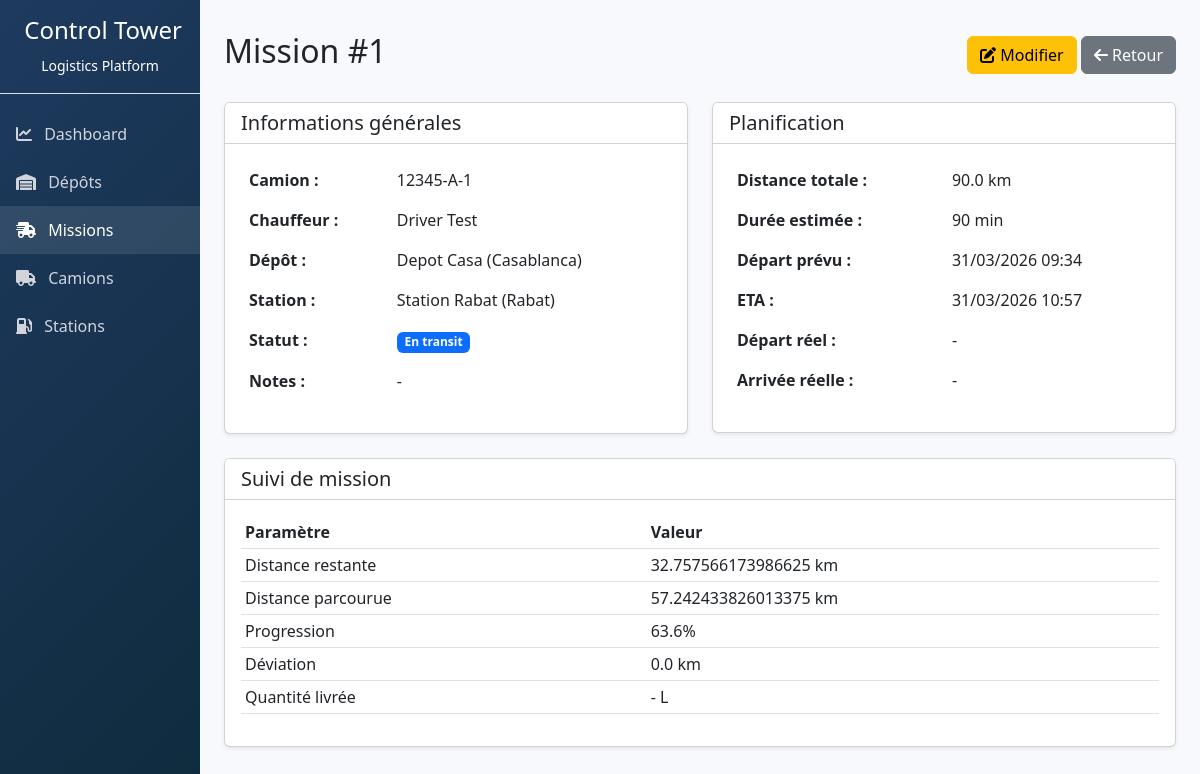
Before: /api/missions/1/ with the older database file.
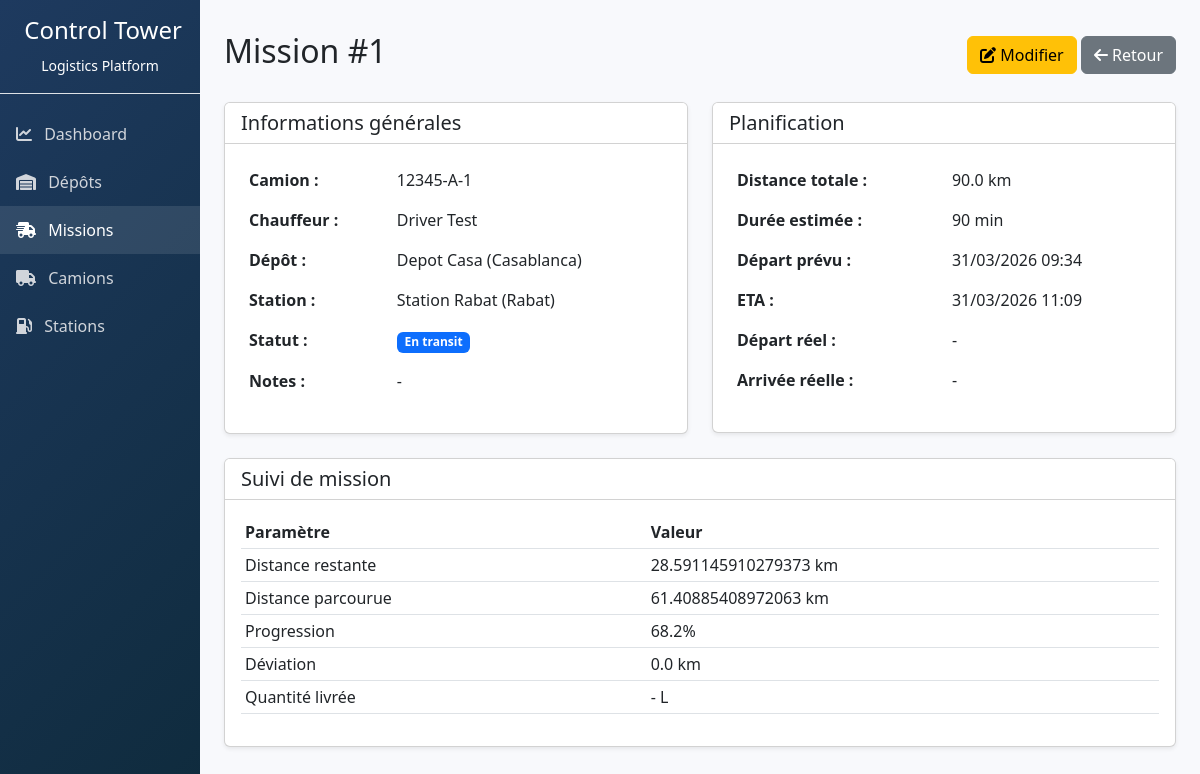
After: the same page with the newer database file.
### logistics/models.py (models this page shows, shortened)
class Mission(models.Model):
    truck = models.ForeignKey(Truck, on_delete=models.CASCADE, related_name='missions')
    depot = models.ForeignKey(Depot, on_delete=models.CASCADE)
    station = models.ForeignKey(Station, on_delete=models.CASCADE)
    route_polyline = models.TextField(blank=True, default='', help_text="Encoded polyline du trajet prévu")
    total_distance_km = models.FloatField(default=0, help_text="Distance totale en km")
    estimated_duration_minutes = models.IntegerField(default=0, help_text="Durée estimée en minutes")
    remaining_distance_km = models.FloatField(default=0)
    eta_minutes = models.IntegerField(null=True, blank=True)
    deviation_km = models.FloatField(default=0, help_text="Distance de déviation en km")
    traveled_distance_km = models.FloatField(default=0, help_text="Distance déjà parcourue")
    departure_time = models.DateTimeField(default=timezone.now)
    actual_departure_time = models.DateTimeField(null=True, blank=True)
    eta = models.DateTimeField(null=True, blank=True)
    actual_arrival_time = models.DateTimeField(null=True, blank=True)
    delivered_quantity = models.FloatField(null=True, blank=True)
    STATUS_CHOICES = [
        ('PLANNED', 'Planifiée'),
        ('LOADING', 'Chargement'),
        ('IN_TRANSIT', 'En transit'),
        ('ARRIVED', 'Arrivé'),
        ('UNLOADING', 'Déchargement'),
        ('COMPLETED', 'Terminé'),
        ('CANCELLED', 'Annulée'),
    ]
    status = models.CharField(max_length=20, choices=STATUS_CHOICES, default='PLANNED')
    notes = models.TextField(blank=True, default='')
    created_at = models.DateTimeField(auto_now_add=True)
    updated_at = models.DateTimeField(auto_now=True)
    def get_progress_percentage(self):
        if self.total_distance_km > 0:
            traveled = self.total_distance_km - self.remaining_distance_km
            progress = (traveled / self.total_distance_km) * 100
            return max(0, min(100, progress))
        return 0

class Truck(models.Model):
    matricule = models.CharField(max_length=50, unique=True)
    transporter = models.CharField(max_length=100)
    brand = models.CharField(max_length=50, blank=True, default='')
    model = models.CharField(max_length=50, blank=True, default='')
    year = models.IntegerField(null=True, blank=True)
    driver = models.ForeignKey(Driver, on_delete=models.CASCADE, related_name='trucks')
    capacity_total = models.FloatField(help_text="Capacité totale de chargement en litres")
    max_compartment_count = models.IntegerField(default=3, help_text="Nombre maximum de compartiments")
    fuel_tank_capacity = models.FloatField(help_text="Capacité du réservoir de carburant en litres")
    fuel_level = models.FloatField(default=100, help_text="Niveau de carburant actuel en litres")
    fuel_consumption_per_km = models.FloatField(default=0.35, help_text="Consommation moyenne en L/km")
    fuel_consumption_idle = models.FloatField(default=0.5, help_text="Consommation au ralenti en L/h")
    total_odometer = models.FloatField(default=0, help_text="Kilométrage total en km")
    trip_odometer = models.FloatField(default=0, help_text="Kilométrage du trajet actuel en km")
    last_maintenance_km = models.FloatField(default=0)
    next_maintenance_km = models.FloatField(default=0)
    STATUS_CHOICES = [
        ('AVAILABLE', 'Disponible'),
        ('ON_ROUTE', 'En route'),
        ('STOPPED', 'À l’arrêt'),
        ('DELAYED', 'En retard'),
        ('UNLOADING', 'Déchargement'),
        ('COMPLETED', 'Terminé'),
        ('BREAKDOWN', 'Panne'),
        ('MAINTENANCE', 'En maintenance'),
    ]
    status = models.CharField(max_length=20, choices=STATUS_CHOICES, default='AVAILABLE')
    current_lat = models.FloatField(default=0)
    current_lng = models.FloatField(default=0)
    last_fuel_refill = models.DateTimeField(null=True, blank=True)
    last_maintenance = models.DateTimeField(null=True, blank=True)
    created_at = models.DateTimeField(default=timezone.now)
    updated_at = models.DateTimeField(auto_now=True)

class Driver(models.Model):
    name = models.CharField(max_length=100)
    cin = models.CharField(max_length=50, unique=True)
    phone = models.CharField(max_length=20)
    email = models.EmailField(blank=True, default='')
    rating = models.FloatField(default=4.0, validators=[MinValueValidator(0), MaxValueValidator(5)])
    total_trips = models.IntegerField(default=0)
    active = models.BooleanField(default=True)
    hire_date = models.DateField(auto_now_add=True)

class Depot(models.Model):
    name = models.CharField(max_length=100)
    city = models.CharField(max_length=100)
    capacity_total = models.FloatField(help_text="Capacité totale du dépôt en litres")
    address = models.TextField(blank=True, default='')
    latitude = models.FloatField(null=True, blank=True)
    longitude = models.FloatField(null=True, blank=True)

class Station(models.Model):
    name = models.CharField(max_length=100)
    city = models.CharField(max_length=100)
    region = models.CharField(max_length=100)
    address = models.TextField(blank=True, default='')
    latitude = models.FloatField(null=True, blank=True)
    longitude = models.FloatField(null=True, blank=True)
    stock = models.JSONField(default=dict, blank=True)
    daily_consumption = models.FloatField(default=0)
    RISK_LEVEL_CHOICES = [
        ('NORMAL', 'Normal'),
        ('WARNING', 'Warning'),
        ('CRITICAL', 'Critical'),
    ]
    risk_level = models.CharField(max_length=10, choices=RISK_LEVEL_CHOICES, default='NORMAL')

### logistics/views.py (the view)
# urls.py: path('missions/<int:pk>/', views.MissionDetailView.as_view(), name='mission_detail'),
class MissionDetailView(DetailView):
    model = Mission
    template_name = 'logistics/mission_detail.html'
    context_object_name = 'mission'

### logistics/templates/logistics/mission_detail.html (shortened to what this page needs)
{% extends "logistics/base.html" %}
{% block content %}
<div class="d-flex justify-content-between align-items-center mb-4">
    <h1 class="h2">Mission #{{ mission.id }}</h1>
    <div>
        <a href="{% url 'logistics:mission_update' mission.pk %}" class="btn btn-warning"><i class="fas fa-edit"></i> Modifier</a>
        <a href="{% url 'logistics:mission_list' %}" class="btn btn-secondary"><i class="fas fa-arrow-left"></i> Retour</a>
    </div>
</div>
<div class="row">
    <div class="col-md-6">
        <div class="card shadow-sm mb-4">
            <div class="card-header bg-white">
                <h5 class="mb-0">Informations générales</h5>
            </div>
            <div class="card-body">
                <table class="table table-borderless">
                    <tr><th>Camion :</th><td>{{ mission.truck.matricule }}</td></tr>
                    <tr><th>Chauffeur :</th><td>{{ mission.truck.driver.name }}</td></tr>
                    <tr><th>Dépôt :</th><td>{{ mission.depot.name }} ({{ mission.depot.city }})</td></tr>
                    <tr><th>Station :</th><td>{{ mission.station.name }} ({{ mission.station.city }})</td></tr>
                    <tr><th>Statut :</th><td><span class="badge status-{{ mission.status }}">{{ mission.get_status_display }}</span></td></tr>
                    <tr><th>Notes :</th><td>{{ mission.notes|default:"-" }}</td></tr>
                </table>
            </div>
        </div>
    </div>
    <div class="col-md-6">
        <div class="card shadow-sm mb-4">
            <div class="card-header bg-white">
                <h5 class="mb-0">Planification</h5>
            </div>
            <div class="card-body">
                <table class="table table-borderless">
                    <tr><th>Distance totale :</th><td>{{ mission.total_distance_km }} km</td></tr>
                    <tr><th>Durée estimée :</th><td>{{ mission.estimated_duration_minutes }} min</td></tr>
                    <tr><th>Départ prévu :</th><td>{{ mission.departure_time|date:"d/m/Y H:i" }}</td></tr>
                    <tr><th>ETA :</th><td>{{ mission.eta|date:"d/m/Y H:i" }}</td></tr>
                    <tr><th>Départ réel :</th><td>{{ mission.actual_departure_time|date:"d/m/Y H:i"|default:"-" }}</td></tr>
                    <tr><th>Arrivée réelle :</th><td>{{ mission.actual_arrival_time|date:"d/m/Y H:i"|default:"-" }}</td></tr>
                </table>
            </div>
        </div>
    </div>
</div>
<div class="card shadow-sm">
    <div class="card-header bg-white">
        <h5 class="mb-0">Suivi de mission</h5>
    </div>
    <div class="card-body">
        <table class="table table-sm">
            <thead>
                <tr><th>Paramètre</th><th>Valeur</th></tr>
            </thead>
            <tbody>
                <tr><td>Distance restante</td><td>{{ mission.remaining_distance_km }} km</td></tr>
                <tr><td>Distance parcourue</td><td>{{ mission.traveled_distance_km }} km</td></tr>
                <tr><td>Progression</td><td>{{ mission.get_progress_percentage|floatformat:1 }}%</td></tr>
                <tr><td>Déviation</td><td>{{ mission.deviation_km }} km</td></tr>
                <tr><td>Quantité livrée</td><td>{{ mission.delivered_quantity|default:"-" }} L</td></tr>
            </tbody>
        </table>
    </div>
</div>
{% endblock %}

Changed rows visible on the page:
changed Mission "En transit": eta "31/03/2026 10:57" → "31/03/2026 11:09"; remaining_distance_km "32.757566173986625" → "28.591145910279373"; traveled_distance_km "57.242433826013375" → "61.40885408972063"; get_progress_percentage "63.6" → "68.2"
